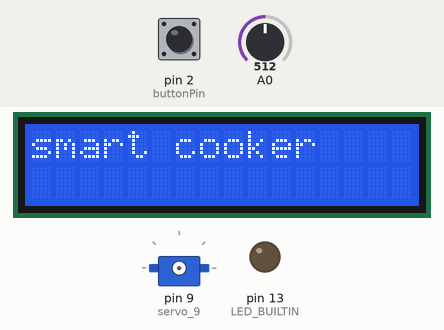
Recording of a sketch running on a simulated Arduino Uno, built with avr-gcc and run on an emulated ATmega328P. On the bench: 16×2 character LCD, servo, output pins drawn as LEDs (lit = HIGH). Inputs (shaded band) come from the test bench; at power-on: A0 = 512, pin 2 (buttonPin) LOW. What the sketch prints to the serial monitor is not drawn.

Above: at 0.1 s.
3.3 s: A0 set to 75
4.8 s: A0 set to 64
At 5.4 s:
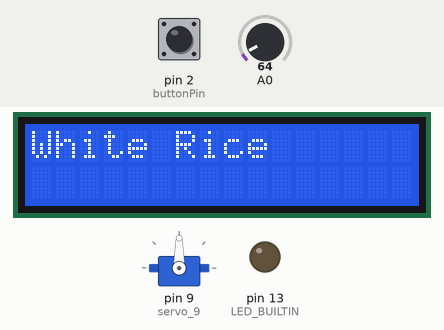
7.8 s: pin 2 (buttonPin) pulled HIGH for 3.2 s
At 9.6 s:
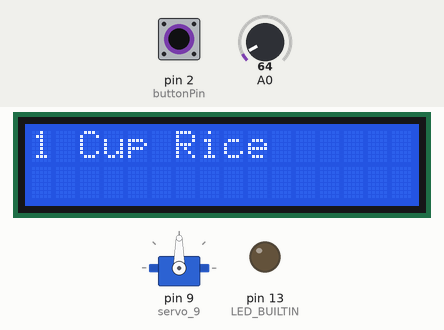
14.0 s: pin 2 (buttonPin) pulled HIGH for 3.2 s
At 17.4 s:
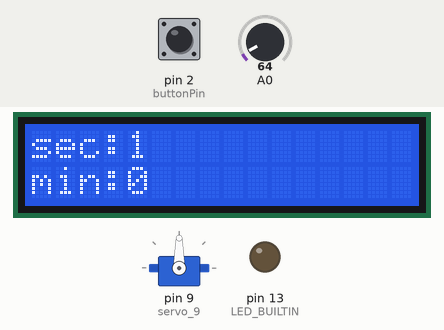
Timing chart, 0 to 18.9 s (numbered marks = the images above; inputs shaded):
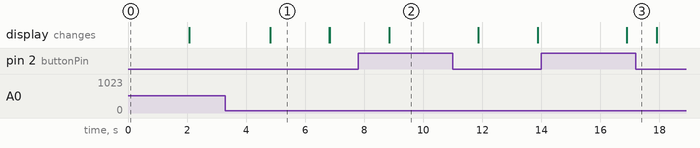

The sketch:

Zumana_Code.ino
```cpp
#include <Adafruit_LiquidCrystal.h>
#include <Servo.h>
Adafruit_LiquidCrystal lcd_1(0);

//-------------------pot-----------------------
int potValue = 0;
//-------------------button---------------
int button = 0;
const int buttonPin = 2;

//-------------------custom variables-----------------
int mode_1 = 0;
int cup_1 = 0;
int pos = 0;

//-------------------servo-----------------
Servo servo_9;

//---------------------------------------------------

void setup()
{
    lcd_1.begin(16, 2);
    lcd_1.setBacklight(1);

    lcd_1.setCursor(0, 0);
    lcd_1.print("smart cooker");

    delay(2000);

    lcd_1.clear();

    // lcd_1.setCursor(0, 1);
    // lcd_1.print("min:");

    // lcd_1.setCursor(4, 1);
    // lcd_1.print(0);

    pinMode(buttonPin, INPUT);

    pinMode(A0, INPUT);
    pinMode(LED_BUILTIN, OUTPUT);

    servo_9.attach(9, 500, 2500);

    Serial.begin(9600);
}
//-------------------------------------------
void loop()
{
    button = digitalRead(buttonPin);

    potValue = analogRead(A0);
    Serial.println(potValue);

    if (potValue <= 68)
    {
        lcd_1.setCursor(0, 1);
        lcd_1.clear();
        lcd_1.print("White Rice");

        delay(2000);

        lcd_1.clear();
        Serial.println("Pushbutton state: ");

        if (digitalRead(buttonPin) == HIGH || mode_1 == 1)
        {
            mode_1 = 1;

            if (potValue <= 256)
            {
                lcd_1.clear();
                lcd_1.print("1 Cup Rice");
                delay(3000);
                lcd_1.clear();

                if (digitalRead(buttonPin) == HIGH || cup_1 == 1)
                {
                    cup_1 = 1;

                    // Jump to start cooking function
                    clock(1);
                    drain_servo(15000);
                    int mode_1 = 0;
                    int cup_1 = 0;
                    int pos = 0;
                }
            }
        }
    }
}
void clock(int selecttime)
{
    int seconds = 0;
    int min = 0;
    bool whiteRiceSelected = false;
    bool oneCupRiceSelected = false;

    while (min < selecttime)
    {
        if (seconds < 60)
        {
            seconds += 1;

            lcd_1.setCursor(0, 0);
            lcd_1.print("sec:");
            lcd_1.print(seconds);

            lcd_1.setCursor(0, 1);
            lcd_1.print("min:");
            lcd_1.print(min);

            delay(1000);
        }

        if (seconds == 60)
        {
            lcd_1.clear();
            seconds = 0;
            min += 1;

            lcd_1.setCursor(0, 0);
            lcd_1.print("sec:");
            lcd_1.print(seconds);

            lcd_1.setCursor(0, 1);
            lcd_1.print("min:");
            lcd_1.print(min);
        }
    }
}
void drain_servo(int drain_time)
{
    for (pos = 0; pos <= 180; pos += 1)
    {

        servo_9.write(pos);

        delay(15);
    }
    delay(drain_time);
    for (pos = 180; pos >= 0; pos -= 1)
    {

        servo_9.write(pos);

        delay(15);
    }
}
```

Muaz_code.ino
```cpp

```

Measured:
- the behaviour switches between 69 and 68 on A0 (found by bisection; images 0 and 1)
- after the input at 3.3 s, every drawn part: stays the same
- after the input at 4.8 s, the display: changes at once (image 1)
- after the input at 7.8 s, the display: changes after 1.1 s (image 2)
- after the input at 14.0 s, the display: changes after 2.9 s (image 3)
- what the display in image 1 shows lasts 2.0 s, from 4.8 s to 6.8 s
